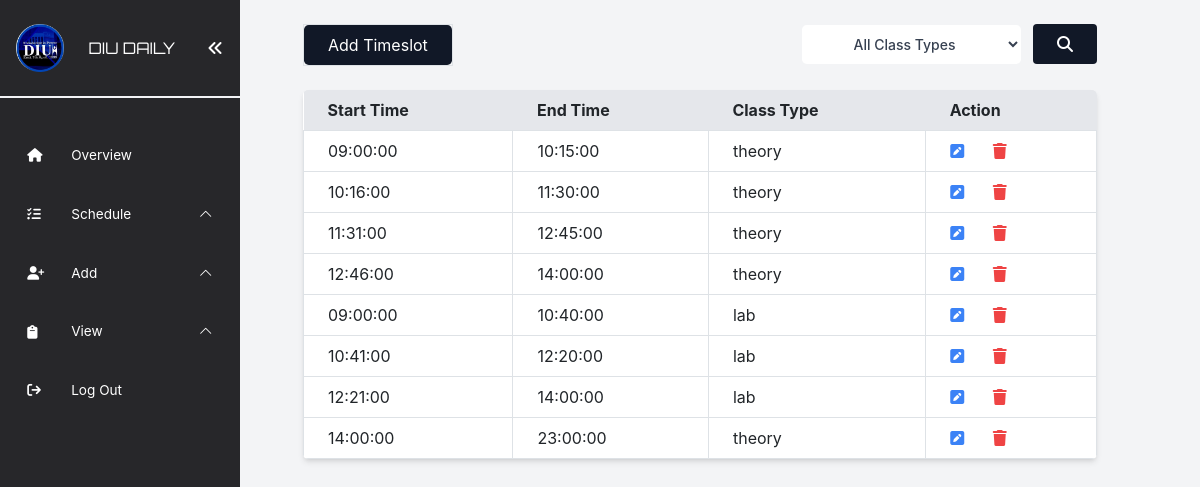
Screenshot of /src/admin/view/time/timetable.php (signed in) with the database file from the repository.
### tables this page shows
CREATE TABLE `timeslot` (
  `timetable_id` int(11) NOT NULL,
  `start_time` time DEFAULT NULL,
  `end_time` time DEFAULT NULL,
  `class_type` varchar(255) DEFAULT NULL
);

### src/admin/view/time/timetable.php (the view, shortened to what this page needs)
<?php
include("../../../../database/config.php");
include("../../../include/adminNavbar.php");
?>
<div class="flex flex-col min-h-screen w-full">
  <div class="flex justify-between my-4 ">
    <p class="border border-black">
      <a href="../../add/time/add_timetable.php"
        class="inline-block px-4 py-2 bg-gray-900 text-white rounded-lg hover:bg-gray-600 hover:no-underline">
        Add Timeslot
      </a>
    </p>
    <form action="" method="get">
      <select id="search_class_type" name="search_class_type"
        class="text-gray-700 bg-white hover:bg-gray-100 focus:ring-4 focus:outline-none focus:ring-gray-300 font-medium rounded-lg text-sm px-5 py-2.5">
        <option value="" class="bg-white py-2 hover:bg-gray-100">All Class Types</option>
      </select>
      <button type="submit" value="Search" class="ml-2 bg-gray-900 hover:bg-gray-600 text-white py-2 px-4 rounded"><i
          class="fa fa-search" aria-hidden="true"></i>
      </button>
    </form>
  </div>
  <div>
    <table class="table-auto w-full bg-white shadow-md rounded-lg overflow-hidden">
      <thead class="bg-gray-200">
        <tr>
          <th class="px-4 py-2">Start Time</th>
          <th class="px-4 py-2">End Time</th>
          <th class="px-4 py-2">Class Type</th>
          <th class="px-4 py-2">Action</th>
        </tr>
      </thead>
      <tbody>
        <?php
        $sql_timetable = "SELECT * FROM timeslot";
        $result_timetable = $conn->query($sql_timetable);
        if ($result_timetable->num_rows > 0) {
          while ($row = $result_timetable->fetch_assoc()) {
            $timetable_id = $row['timetable_id'];
            $start_time = $row['start_time'];
            $end_time = $row['end_time'];
            $class_type = $row['class_type'];
            ?>
            <tr>
              <td class="border px-4 py-2">
                <?php echo $start_time ?>
              </td>
              <td class="border px-4 py-2">
                <?php echo $end_time ?>
              </td>
              <td class="border px-4 py-2">
                <?php echo $class_type ?>
              </td>
              <td class="border px-4 py-2">
                <a href='edit_timetable.php?action=edit&timetable_id=<?php echo $timetable_id ?>' class="text-blue-500
                  text-black mr-4 hover:text-black"><i class="fa fa-pencil-square" aria-hidden="true"></i></a>
                <a href='delete.php?action=delete&timetable_id=<?php echo $timetable_id ?>'
                  class='text-red-500 hover:text-black'
                  onclick='return confirm("Are you sure you want to delete this TImeslot?");'>
                  <i class='fa fa-trash' aria-hidden='true'></i>
                </a>
              </td>
            </tr>
            <?php
          }
        } else {
          echo "<tr><td colspan='4' class='text-center'>No timeSLot entries found.</td></tr>";
        }
        ?>
      </tbody>
  </div>
</div>
</div>
</body>
</html>

### rows the page displays
timeslot: start_time "09:00:00", end_time "10:15:00", class_type "theory"
timeslot: start_time "10:16:00", end_time "11:30:00", class_type "theory"
timeslot: start_time "11:31:00", end_time "12:45:00", class_type "theory"
timeslot: start_time "12:46:00", end_time "14:00:00", class_type "theory"
timeslot: start_time "09:00:00", end_time "10:40:00", class_type "lab"
timeslot: start_time "10:41:00", end_time "12:20:00", class_type "lab"
timeslot: start_time "12:21:00", end_time "14:00:00", class_type "lab"
timeslot: start_time "14:00:00", end_time "23:00:00", class_type "theory"
